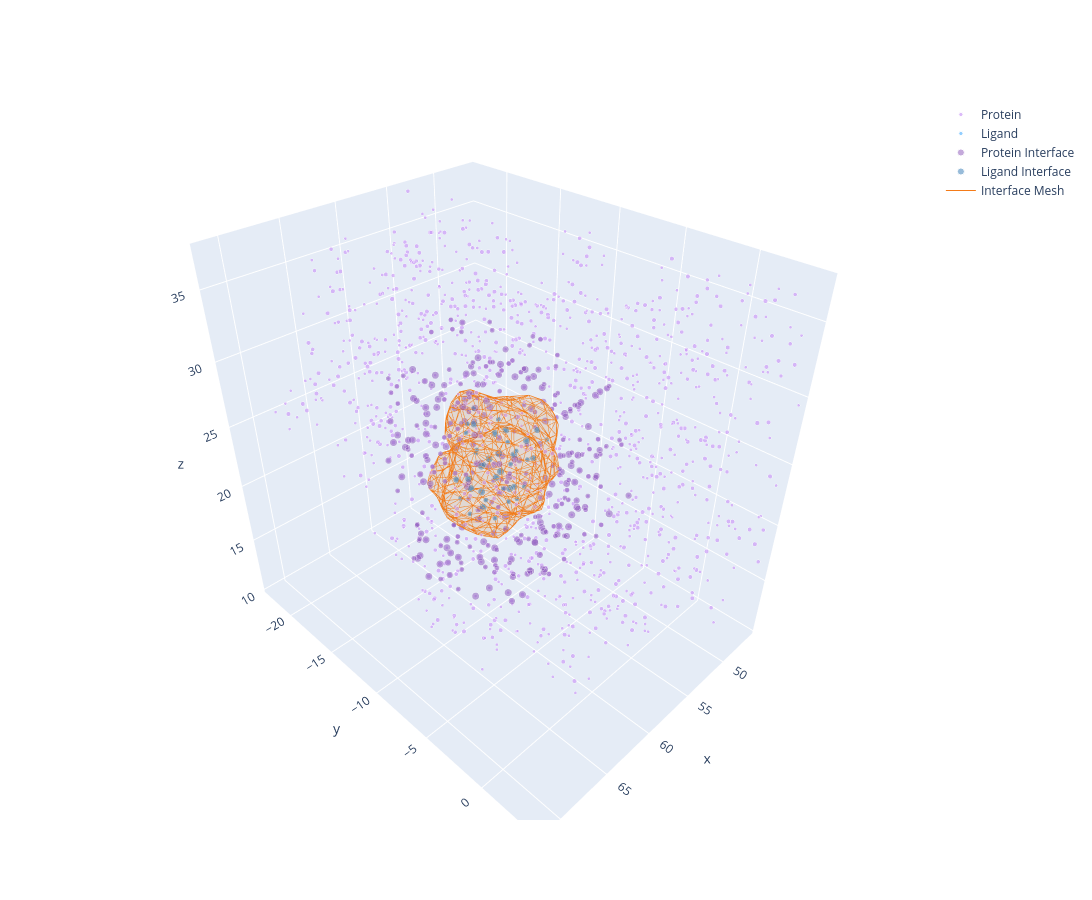

This figure's notebook cell:
### Code cell
lig_neighbors_idx, prot_neighbors_idx = find_neighbor_indexes(
        lig_xyz,
        prot_xyz,
        6.0,
    )

prot_full = go.Scatter3d(
    x=prot_xyz.T[0],
    y=prot_xyz.T[1],
    z=prot_xyz.T[2],
    marker=go.scatter3d.Marker(
        color="#CD9EF7",
        size=prot_vdw*3,
    ),
    mode="markers",
    name="Protein",
)
lig_full = go.Scatter3d(
    x=lig_xyz.T[0],
    y=lig_xyz.T[1],
    z=lig_xyz.T[2],
    marker=go.scatter3d.Marker(
        color="#64BAFF",
        size=lig_vdw*3,
    ),
    mode="markers",
    name="Ligand",
)
prot_interface = go.Scatter3d(
    x=prot_xyz.T[0, prot_neighbors_idx],
    y=prot_xyz.T[1, prot_neighbors_idx],
    z=prot_xyz.T[2, prot_neighbors_idx],
    marker=go.scatter3d.Marker(
        color="#8A56B9",
        size=prot_vdw*5,
        opacity=0.5,
    ),
    mode="markers",
    name="Protein Interface",
)
lig_interface = go.Scatter3d(
    x=lig_xyz.T[0, lig_neighbors_idx],
    y=lig_xyz.T[1, lig_neighbors_idx],
    z=lig_xyz.T[2, lig_neighbors_idx],
    marker=go.scatter3d.Marker(
        color="#317AB5",
        size=lig_vdw*5,
        opacity=0.5,
    ),
    mode="markers",
    name="Ligand Interface",
)
interface = go.Mesh3d(
    x=smooth_mesh.vertices.T[0],
    y=smooth_mesh.vertices.T[1],
    z=smooth_mesh.vertices.T[2],
    i=smooth_mesh.faces.T[0],
    j=smooth_mesh.faces.T[1],
    k=smooth_mesh.faces.T[2],
    opacity=0.1,
    flatshading=True,
    color="#FFA154",
    name="Interface",
)

x_edges, y_edges, z_edges = [], [], []
for face in smooth_mesh.faces:
    for i in range(3):
        v0, v1 = face[i], face[(i+1)%3]
        x_edges.extend([smooth_mesh.vertices[v0,0], smooth_mesh.vertices[v1,0], None])
        y_edges.extend([smooth_mesh.vertices[v0,1], smooth_mesh.vertices[v1,1], None])
        z_edges.extend([smooth_mesh.vertices[v0,2], smooth_mesh.vertices[v1,2], None])

grid = go.Scatter3d(
    x=x_edges, y=y_edges, z=z_edges,
    mode='lines',
    line=dict(color='#F47B18', width=1),
    hoverinfo='skip',
    name="Interface Mesh",
)

fig = go.Figure(
    data=[
        prot_full,
        lig_full,
        prot_interface,
        lig_interface,
        interface,
        grid,
        
    ],
)

fig.update_layout(
    width=1200,
    height=900,
    scene=dict(
        xaxis=dict(range=[lig_xyz.T[0].min() - 10, lig_xyz.T[0].max() + 10]),
        yaxis=dict(range=[lig_xyz.T[1].min() - 10, lig_xyz.T[1].max() + 10]),
        zaxis=dict(range=[lig_xyz.T[2].min() - 10, lig_xyz.T[2].max() + 10]),
        aspectmode='data'  # Кубические пропорции — иногда помогает
    )

)
fig.show()

### Figure 1 — Plotly figure (JSON) as saved in the notebook; plotly's stock layout.template omitted (floating-point values rounded to 4 significant figures; data arrays with more than 128 entries replaced by an {"elided": "..."} marker saying what was removed)
{"data": [{"marker": {"color": "#CD9EF7", "size": {"elided": "2764 float values"}}, "mode": "markers", "name": "Protein", "type": "scatter3d", "x": {"elided": "2764 float values"}, "y": {"elided": "2764 float values"}, "z": {"elided": "2764 float values"}}, {"marker": {"color": "#64BAFF", "size": [5.1, 5.1, 5.1, 5.1, 5.1, 5.1, 5.1, 4.56, 5.1, 5.1, 5.1, 4.56, 5.1, 4.56, 5.1, 4.56, 5.1, 5.1, 5.1, 3.6, 3.6, 3.6, 3.6, 3.6, 3.6, 3.6, 3.6, 3.6, 3.6, 3.6, 3.6, 3.6, 3.6, 3.6, 3.6, 3.6, 3.6, 3.6, 3.6]}, "mode": "markers", "name": "Ligand", "type": "scatter3d", "x": [59.25, 59.66, 59.41, 59.28, 59.22, 60.09, 58.94, 58.66, 60.16, 59.97, 59.16, 59.31, 58, 59.03, 57.62, 59.12, 61.22, 57.19, 56.44, 59.25, 59.34, 61.03, 60.19, 59.47, 60.28, 58.59, 60.84, 58.19, 57.16, 59.22, 62.09, 60.84, 61.44, 56.31, 58, 56.91, 55.53, 56.72, 56.22], "y": [-6.969, -8.383, -9.547, -9.328, -10.25, -10.82, -9.844, -8.438, -10.18, -11.36, -12.32, -13.44, -12.05, -6.285, -10.55, -6.48, -9.125, -10.04, -10.28, -8.289, -11.3, -10.58, -8.578, -11.38, -11.42, -8.219, -11.62, -12.41, -12.55, -5.359, -9.586, -8.359, -8.672, -9.375, -9.492, -10.88, -10.8, -10.64, -9.211], "z": [26.77, 27.03, 26.11, 24.61, 23.66, 26.5, 22.22, 22.06, 21.36, 20.89, 20.84, 20.23, 21.58, 27.8, 21.73, 25.61, 21.17, 20.34, 22.78, 24.27, 23.91, 27, 27.95, 27.19, 25.61, 21.14, 20.3, 22.59, 21.08, 27.61, 20.75, 20.48, 22.12, 20.45, 19.88, 19.72, 22.45, 23.77, 22.83]}, {"marker": {"color": "#8A56B9", "opacity": 0.5, "size": {"elided": "2764 float values"}}, "mode": "markers", "name": "Protein Interface", "type": "scatter3d", "x": {"elided": "308 float values"}, "y": {"elided": "308 float values"}, "z": {"elided": "308 float values"}}, {"marker": {"color": "#317AB5", "opacity": 0.5, "size": [8.5, 8.5, 8.5, 8.5, 8.5, 8.5, 8.5, 7.6, 8.5, 8.5, 8.5, 7.6, 8.5, 7.6, 8.5, 7.6, 8.5, 8.5, 8.5, 6.0, 6.0, 6.0, 6.0, 6.0, 6.0, 6.0, 6.0, 6.0, 6.0, 6.0, 6.0, 6.0, 6.0, 6.0, 6.0, 6.0, 6.0, 6.0, 6.0]}, "mode": "markers", "name": "Ligand Interface", "type": "scatter3d", "x": [59.25, 59.66, 59.41, 59.28, 59.22, 60.09, 58.94, 58.66, 60.16, 59.97, 59.16, 59.31, 58, 59.03, 57.62, 59.12, 61.22, 57.19, 56.44, 59.25, 59.34, 61.03, 60.19, 59.47, 60.28, 58.59, 60.84, 58.19, 57.16, 59.22, 62.09, 60.84, 61.44, 56.31, 58, 56.91, 55.53, 56.72, 56.22], "y": [-6.969, -8.383, -9.547, -9.328, -10.25, -10.82, -9.844, -8.438, -10.18, -11.36, -12.32, -13.44, -12.05, -6.285, -10.55, -6.48, -9.125, -10.04, -10.28, -8.289, -11.3, -10.58, -8.578, -11.38, -11.42, -8.219, -11.62, -12.41, -12.55, -5.359, -9.586, -8.359, -8.672, -9.375, -9.492, -10.88, -10.8, -10.64, -9.211], "z": [26.77, 27.03, 26.11, 24.61, 23.66, 26.5, 22.22, 22.06, 21.36, 20.89, 20.84, 20.23, 21.58, 27.8, 21.73, 25.61, 21.17, 20.34, 22.78, 24.27, 23.91, 27, 27.95, 27.19, 25.61, 21.14, 20.3, 22.59, 21.08, 27.61, 20.75, 20.48, 22.12, 20.45, 19.88, 19.72, 22.45, 23.77, 22.83]}, {"color": "#FFA154", "flatshading": true, "i": {"elided": "840 int values"}, "j": {"elided": "840 int values"}, "k": {"elided": "840 int values"}, "name": "Interface", "opacity": 0.1, "type": "mesh3d", "x": {"elided": "422 float values"}, "y": {"elided": "422 float values"}, "z": {"elided": "422 float values"}}, {"hoverinfo": "skip", "line": {"color": "#F47B18", "width": 1}, "mode": "lines", "name": "Interface Mesh", "type": "scatter3d", "x": {"elided": "7560 float values"}, "y": {"elided": "7560 float values"}, "z": {"elided": "7560 float values"}}], "layout": {"height": 900, "scene": {"aspectmode": "data", "xaxis": {"range": [45.53, 72.12]}, "yaxis": {"range": [-23.44, 4.641]}, "zaxis": {"range": [9.719, 37.94]}}, "width": 1200}}
